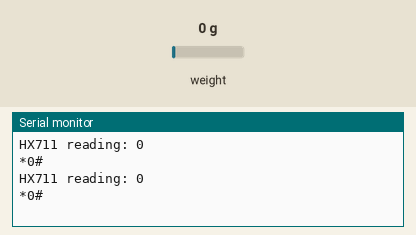
This sketch was run on a simulated Arduino Mega 2560, built with avr-gcc and run on an emulated ATmega2560. Shown: the last lines printed to the serial monitor. Inputs (shaded band) come from the test bench; at power-on: weight on the scale 0 g.

Above: at 2.0 s.
2.1 s: weight on the scale set to 100 g
At 3.2 s:
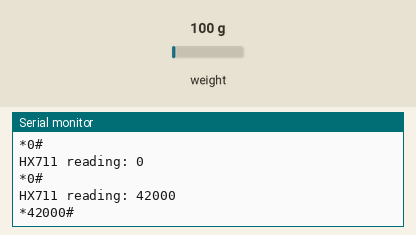
3.6 s: weight on the scale set to 1250 g
At 5.4 s:
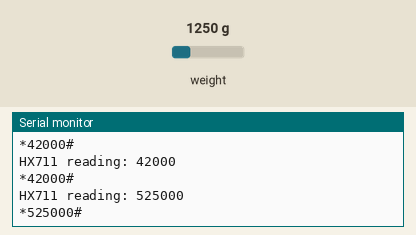
Timing chart, 0 to 6.9 s (numbered marks = the images above; inputs shaded):
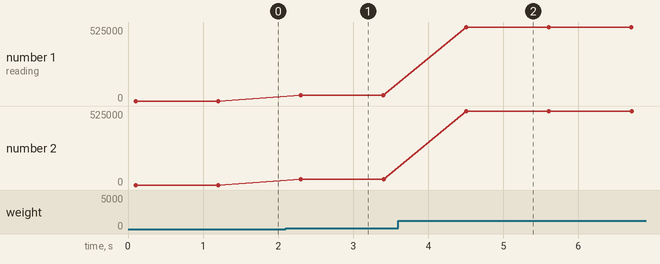

The sketch:

baca_loadcell2.ino
```cpp
#include "HX711.h"

// HX711 circuit wiring
const int LOADCELL_DOUT_PIN = 4;
const int LOADCELL_SCK_PIN = 5;
String str;
HX711 scale;
//SoftwareSerial mySerial(9,10);

void setup() {
  Serial.begin(115200);
  Serial1.begin(9600);
  scale.begin(LOADCELL_DOUT_PIN, LOADCELL_SCK_PIN);
}

void loop() {

  if (scale.is_ready()) {
    long reading = scale.read();
    Serial.print("HX711 reading: ");
    Serial.println(reading);
    str =String ('*')+String (reading)+String("#");
Serial.println(str);
Serial1.println(str);
  } else {
    Serial.println("HX711 not found.");
  }

  delay(1000);

}
```

Measured:
- after the input at 2.1 s, the serial monitor: prints a new line after 0.20 s (image 1)
- after the input at 3.6 s, the serial monitor: prints a new line after 0.90 s (image 2)
- plotted number 1: 0 → 42000 after the input at 2.1 s, 42000 → 525000 after the input at 3.6 s
- plotted number 2: 0 → 42000 after the input at 2.1 s, 42000 → 525000 after the input at 3.6 s
